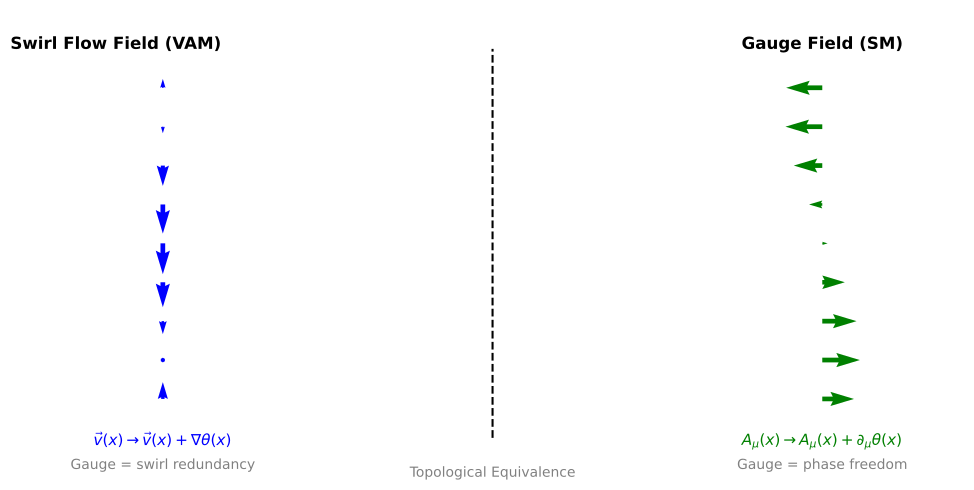

Generate this figure with Python:
import matplotlib.pyplot as plt
import numpy as np
import matplotlib
matplotlib.use('TkAgg')  # Ensure it uses Tkinter backend

# Set up figure
fig, ax = plt.subplots(figsize=(10, 5))
ax.set_xlim(0, 10)
ax.set_ylim(0, 6)
ax.axis('off')

# ---- Left Side: Swirl Fields ----
ax.text(1, 5.5, "Swirl Flow Field (VAM)", fontsize=12, weight='bold', ha='center')
for y in np.linspace(1, 5, 9):
    x = 1.5
    ax.quiver(x, y, 0, 0.4*np.cos(y), angles='xy', scale_units='xy', scale=1, width=0.005, color='blue')

ax.text(1.5, 0.4, r"$\vec{v}(x) \rightarrow \vec{v}(x) + \nabla\theta(x)$", fontsize=11, color='blue', ha='center')
ax.text(1.5, 0.1, r"Gauge = swirl redundancy", fontsize=10, color='gray', ha='center')

# ---- Middle Divider ----
ax.plot([5, 5], [0.5, 5.5], 'k--')
ax.text(5, 0, "Topological Equivalence", ha='center', fontsize=10, color='gray')

# ---- Right Side: Gauge Fields ----
ax.text(8.5, 5.5, "Gauge Field (SM)", fontsize=12, weight='bold', ha='center')
for y in np.linspace(1, 5, 9):
    x = 8.5
    ax.quiver(x, y, 0.4*np.sin(y), 0, angles='xy', scale_units='xy', scale=1, width=0.005, color='green')

ax.text(8.5, 0.4, r"$A_\mu(x) \rightarrow A_\mu(x) + \partial_\mu \theta(x)$", fontsize=11, color='green', ha='center')
ax.text(8.5, 0.1, r"Gauge = phase freedom", fontsize=10, color='gray', ha='center')

plt.tight_layout()
# ✅ Get the script filename dynamically and save as pdf
import os
script_name = os.path.splitext(os.path.basename(__file__))[0]
filename = f"{script_name}.pdf"
plt.savefig(filename, format="pdf", bbox_inches="tight")
filename = f"{script_name}.png"
plt.savefig(filename, dpi=150)  # Save image with high resolution
plt.tight_layout()
plt.show()
